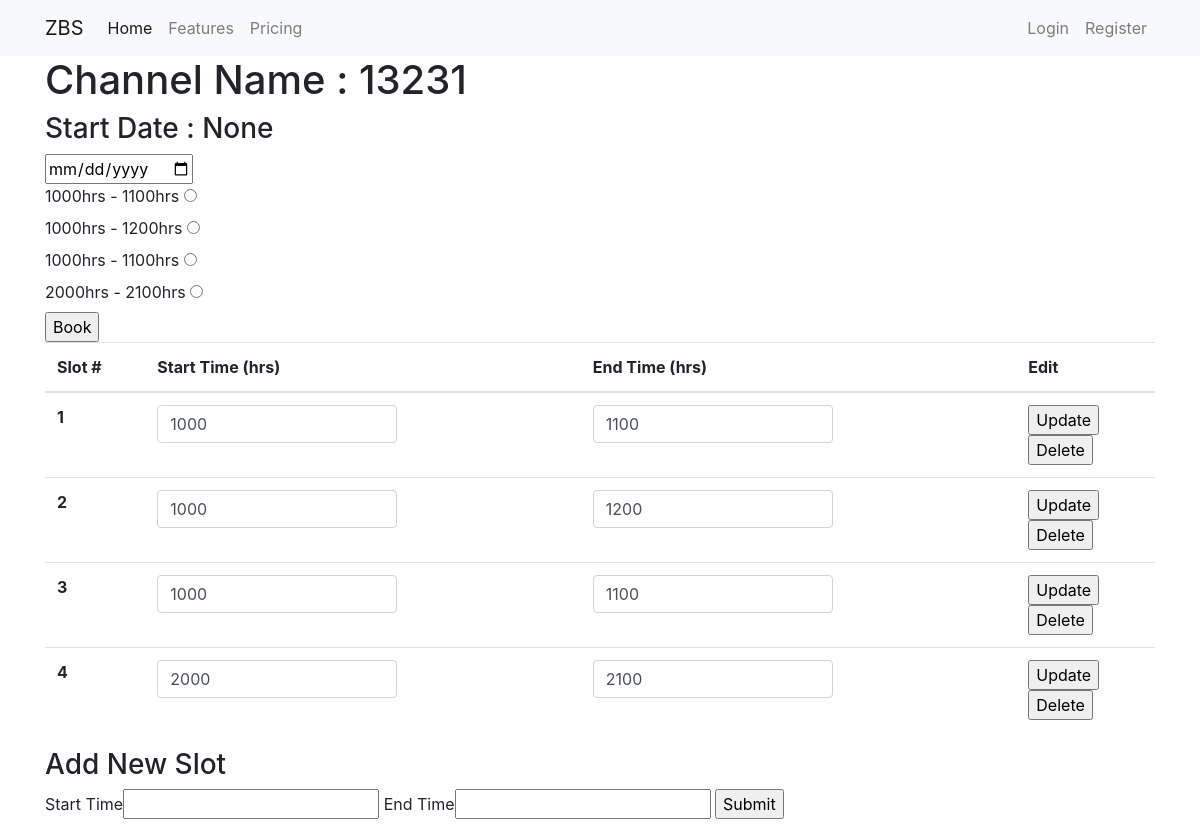
Page /channel/2 on the committed database.
### app.py (models this page shows, shortened)
class Channel(db.Model):
    id = db.Column(db.Integer,primary_key=True)
    name = db.Column(db.String(50))
    start_date = db.Column(db.Date)
    slots = db.relationship('Slot', backref='channel',lazy='dynamic')

class Slot(db.Model):
    id = db.Column(db.Integer,primary_key=True)
    start_time = db.Column(db.String(4))
    end_time = db.Column(db.String(4))
    channel_id = db.Column(db.Integer,db.ForeignKey('channel.id'))
    bookings = db.relationship('Booking', backref='slot', lazy='dynamic')
    def __repr__(self):
        return f"{self.start_time}hrs - {self.end_time}hrs"

### app.py (the view, shortened to what this page needs)
@app.route('/channel/<int:id>', methods=["POST","GET"])
def channel(id):
    channel = Channel.query.filter_by(id=id).first()
    form = CreateSlotForm()
    if channel is not None:
        return render_template('channel.html', channel=channel, form=form)
    else:
        print('Channel Not Found')
        return redirect('/')

### forms.py
class CreateSlotForm(FlaskForm):
    channel_id = HiddenField()
    start_time = StringField("Start Time", validators=[DataRequired()])
    end_time = StringField('End Time', validators=[DataRequired()])
    submit = SubmitField('Submit')

### templates/channel.html (shortened to what this page needs)
{% extends 'base.html' %}
{% block body %}
<div class="container">
    <h1>Channel Name : {{ channel.name }}</h1>
    <h3>Start Date : {{ channel.start_date }}</h3>
    <form method="POST" action="{{ url_for('book') }}">
      <input val type="date" name="date" required>
      <br>
      {% for slot in channel.slots %}
      <label for="checkbox{{ slot.id }}"> {{ slot }}
        <input type="radio" id="checkbox{{ slot.id }}" name="slot_id" value="{{ slot.id }}">
      </label>
      <br>
      {% endfor %}
      <input type="submit" value="Book">
    </form>
    <table class="table table-hover">
        <thead>
          <tr>
            <th scope="col">Slot #</th>
            <th scope="col">Start Time (hrs)</th>
            <th scope="col">End Time (hrs)</th>
            <th scope="col">Edit</th>
          </tr>
        </thead>
        <tbody>
          {% for slot in channel.slots %}
          <tr>
            <th scope="row">{{ loop.index }}</th>
            <td>
                <input form="form{{ slot.id }}" name="start_time" type="text" class="form-control col-7" value={{ slot.start_time }} >
            </td>
            <td>
                <input form="form{{ slot.id }}" name="end_time" type="text" class="form-control col-7" value={{ slot.end_time }}>
            </td>
            <td>
              <input form="form{{ slot.id }}" type="submit" value="Update">
              <form method="POST" action="{{ url_for('slot_delete',id=slot.id) }}">
                <input type="submit" value="Delete">
              </form>
            </td>
          </tr>
          {% endfor %}
        </tbody>
      </table>
    <h3>Add New Slot</h3>
    <form method="POST">
        {{ form.start_time.label }}{{ form.start_time() }}
        {{ form.end_time.label }}{{ form.end_time() }}
        {{ form.submit() }}
    </form>
</div>
{% endblock %}

### templates/base.html (shortened to what this page needs)
<!DOCTYPE html>
<html lang="en">
<head>
    <link rel="stylesheet" href="{{ url_for('static',filename='css/main.css') }}">
    <link rel="stylesheet" href="https://cdn.jsdelivr.net/npm/bootstrap@4.5.3/dist/css/bootstrap.min.css">
</head>
<body>
    <nav class="navbar navbar-expand-lg navbar-light bg-light">
        <div class="container">
        <a class="navbar-brand" href="{{ url_for('index') }}">ZBS</a>
        <div class="collapse navbar-collapse" id="navbarNav">
          <ul class="navbar-nav mr-auto">
              <li class="nav-item active">
                  <a class="nav-link" href="#">Home <span class="sr-only">(current)</span></a>
              </li>
              <li class="nav-item">
                  <a class="nav-link" href="#">Features</a>
              </li>
              <li class="nav-item">
                  <a class="nav-link" href="#">Pricing</a>
              </li>
          </ul>
          <ul class="navbar-nav">
            {% if current_user.is_authenticated %}
            <li class="nav-item dropdown">
              <a class="nav-link dropdown-toggle" href="#" id="navbarDropdown" role="button" data-toggle="dropdown" aria-haspopup="true" aria-expanded="false">
                Welcome {{ current_user.name | capitalize }}
              </a>
              <div class="dropdown-menu" aria-labelledby="navbarDropdown">
                {% if current_user.type == 2 %}
                <a class="dropdown-item" href="{{ url_for('bookings') }}">My Bookings</a>
                {% endif %}
                <div class="dropdown-divider"></div>
                <a class="dropdown-item" href="{{ url_for('logout') }}">Log Out</a>
              </div>
            </li>
            {% else %}
              <li class="nav-item">
                  <a class="nav-link" href="{{ url_for('login') }}">Login</a>
              </li>
              <li class="nav-item">
                  <a class="nav-link" href="{{ url_for('register') }}">Register</a>
              </li>
            {% endif %}
          </ul>
      </div>
        </div>
    </nav>
    {% block body %}{% endblock %}
</body>
</html>

### rows in the picture
Channel: name "13231", start_date "None"
Slot: start_time+end_time "1000hrs - 1100hrs", start_time "1000", end_time "1100"
Slot: start_time+end_time "1000hrs - 1200hrs", start_time "1000", end_time "1200"
Slot: start_time+end_time "1000hrs - 1100hrs", start_time "1000", end_time "1100"
Slot: start_time+end_time "2000hrs - 2100hrs", start_time "2000", end_time "2100"
